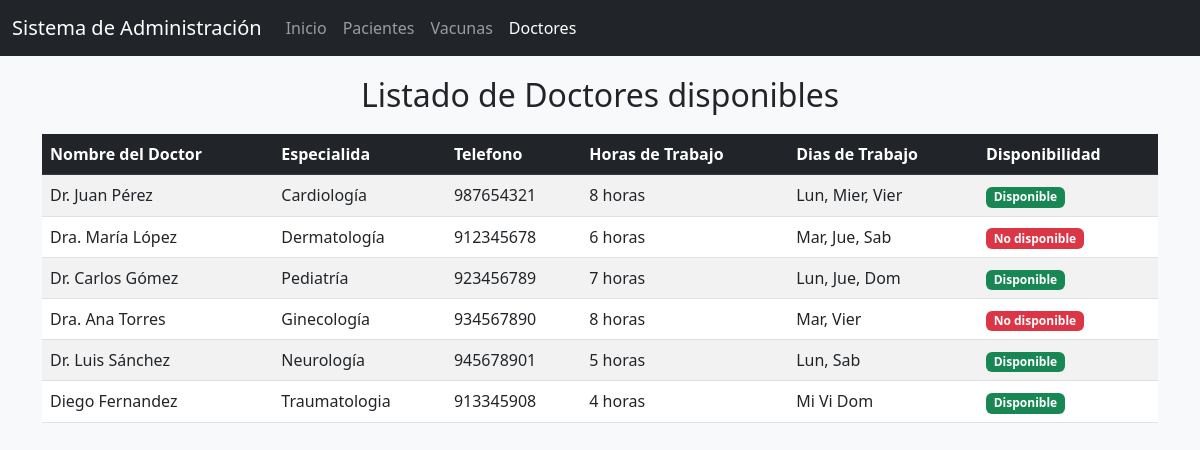
The app's page /Modulos/Administrador/Doctores.php with its own data.
### tables this page shows
CREATE TABLE `doctores` (
  `Id` int(50) NOT NULL,
  `Nombre` varchar(50) NOT NULL,
  `Especialidad` varchar(50) NOT NULL,
  `Telefono` int(50) NOT NULL,
  `horasdeTrabajo` varchar(50) NOT NULL,
  `DiasdeTrabajo` varchar(50) NOT NULL
);

### Modulos/Administrador/Doctores.php (the view, shortened to what this page needs)
<?php
include('../../Conexion.php');
?>
<!DOCTYPE html>
<html lang="es">
<head>
    <link rel="stylesheet" href="https://cdn.jsdelivr.net/npm/bootstrap@5.3.0/dist/css/bootstrap.min.css">
</head>
<body>
    <nav class="navbar navbar-expand-lg navbar-dark bg-dark">
        <div class="container-fluid">
            <a class="navbar-brand" href="#">Sistema de Administración</a>
            <div class="collapse navbar-collapse" id="navbarNav">
                <ul class="navbar-nav">
                    <li class="nav-item">
                        <a class="nav-link" href="Principal.php">Inicio</a>
                    </li>
                    <li class="nav-item">
                        <a class="nav-link" href="pacientes.php">Pacientes</a>
                    </li>
                    <li class="nav-item">
                        <a class="nav-link" href="vacunas.php">Vacunas</a>
                    </li>
                    <li class="nav-item">
                        <a class="nav-link active" aria-current="page" href="doctores.php">Doctores</a>
                    </li>
                </ul>
            </div>
        </div>
    </nav>
        <div class="container mt-9">
            <h2 class="text-center mb-1">Listado de Doctores disponibles</h2>
            <table class="table table-striped table-hover">
            <thead class="table-dark">
        <tr>
            <th>Nombre del Doctor</th>
            <th>Especialida</th>
            <th>Telefono</th>
            <th>Horas de Trabajo</th>
            <th>Dias de Trabajo</th>
            <th>Disponibilidad</th>
        </tr>
            </thead>
            <tbody>
                <?php
                $servicios = $link->query("SELECT * FROM doctores");
                if ($servicios && $servicios->num_rows > 0) {
                    while ($row = $servicios->fetch_assoc()) {
                        echo "<tr>";
                        echo "<td>" . $row["Nombre"] . "</td>";
                        echo "<td>" . $row["Especialidad"] . "</td>";
                        echo "<td>" . $row["Telefono"] . "</td>";
                        echo "<td>" . $row["horasdeTrabajo"] . "</td>";
                        echo "<td>" . $row["DiasdeTrabajo"] . "</td>";
                        $disponible = rand(0, 1);
                        $estadoTexto = $disponible ? "Disponible" : "No disponible";
                        $estadoClase = $disponible ? "success" : "danger";
                        echo "<td>
                                <span class='badge bg-$estadoClase'>$estadoTexto</span>
                            </td>";
                        echo "</tr>";
                    }
                } else {
                    echo "<tr><td colspan='6' class='text-center'>No se encontraron registros.</td></tr>";
                }
                ?>
            </tbody>
        </table>
    </div>
</body>
</html>

### Modulos/Administrador/Doctores.php (style rules this page uses)
body { background-color: #f8f9fa; }
.navbar { margin-bottom: 20px; }

### records on screen
doctores: Nombre "Dr. Juan Pérez", Especialidad "Cardiología", Telefono "987654321", horasdeTrabajo "8 horas", DiasdeTrabajo "Lun, Mier, Vier"
doctores: Nombre "Dra. María López", Especialidad "Dermatología", Telefono "912345678", horasdeTrabajo "6 horas", DiasdeTrabajo "Mar, Jue, Sab"
doctores: Nombre "Dr. Carlos Gómez", Especialidad "Pediatría", Telefono "923456789", horasdeTrabajo "7 horas", DiasdeTrabajo "Lun, Jue, Dom"
doctores: Nombre "Dra. Ana Torres", Especialidad "Ginecología", Telefono "934567890", horasdeTrabajo "8 horas", DiasdeTrabajo "Mar, Vier"
doctores: Nombre "Dr. Luis Sánchez", Especialidad "Neurología", Telefono "945678901", horasdeTrabajo "5 horas", DiasdeTrabajo "Lun, Sab"
doctores: Nombre "Diego Fernandez", Especialidad "Traumatologia", Telefono "913345908", horasdeTrabajo "4 horas", DiasdeTrabajo "Mi Vi Dom"
